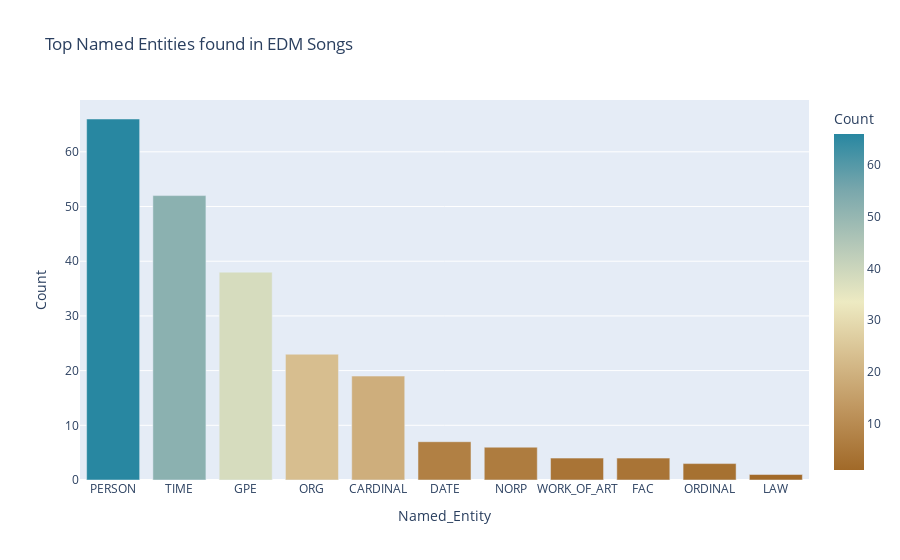

The cell this chart's notebook holds for it:
### Code cell
fig = px.bar(
    entities_count,
    x="Named_Entity",
    y="Count",
    color = "Count",
    color_continuous_scale='earth',
    title = "Top Named Entities found in EDM Songs"
     )
fig.show()

### Figure 1 — Plotly figure (JSON) as saved in the notebook; plotly's stock layout.template omitted (floating-point values rounded to 4 significant figures)
{"data": [{"alignmentgroup": "True", "hovertemplate": "Named_Entity=%{x}<br>Count=%{marker.color}<extra></extra>", "legendgroup": "", "marker": {"color": [66, 52, 38, 23, 19, 7, 6, 4, 4, 3, 1], "coloraxis": "coloraxis", "pattern": {"shape": ""}}, "name": "", "offsetgroup": "", "orientation": "v", "showlegend": false, "textposition": "auto", "type": "bar", "x": ["PERSON", "TIME", "GPE", "ORG", "CARDINAL", "DATE", "NORP", "WORK_OF_ART", "FAC", "ORDINAL", "LAW"], "xaxis": "x", "y": [66, 52, 38, 23, 19, 7, 6, 4, 4, 3, 1], "yaxis": "y"}], "layout": {"barmode": "relative", "coloraxis": {"colorbar": {"title": {"text": "Count"}}, "colorscale": [[0, "rgb(161, 105, 40)"], [0.1667, "rgb(189, 146, 90)"], [0.3333, "rgb(214, 189, 141)"], [0.5, "rgb(237, 234, 194)"], [0.6667, "rgb(181, 200, 184)"], [0.8333, "rgb(121, 167, 172)"], [1, "rgb(40, 135, 161)"]]}, "legend": {"tracegroupgap": 0}, "title": {"text": "Top Named Entities found in EDM Songs"}, "xaxis": {"anchor": "y", "domain": [0, 1], "title": {"text": "Named_Entity"}}, "yaxis": {"anchor": "x", "domain": [0, 1], "title": {"text": "Count"}}}}
